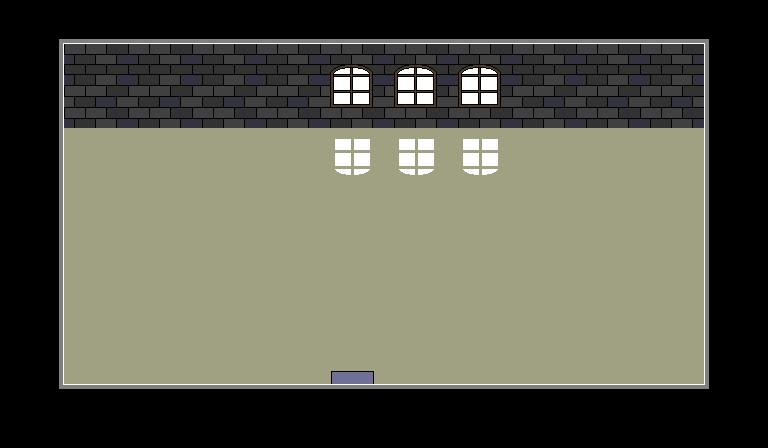

Rendered tile map (Tiled .tmx) drawn with the repository's tilesets; below, a short description and the full map source, tile grids included:
An orthogonal 12x7 tile map with 64x64 px tiles, 1 tile layer (Background) and 1 object (warp).

<map version="1.0" tiledversion="1.1.5" orientation="orthogonal" renderorder="right-down" width="12" height="7" tilewidth="64" tileheight="64" infinite="0" nextobjectid="8">
 <tileset firstgid="1" source="../tilesets/Manoir.tsx" />
 <layer name="Background" width="12" height="7">
  <data encoding="csv">
4,1,1,1,1,1,1,1,1,1,1,7,
5,11,11,11,11,12,12,12,11,11,11,6,
5,23,23,23,23,20,20,20,23,23,23,6,
5,23,23,23,23,23,23,23,23,23,23,6,
5,23,23,23,23,23,23,23,23,23,23,6,
5,23,23,23,23,17,23,23,23,23,23,6,
8,10,10,10,10,10,10,10,10,10,10,9
</data>
 </layer>
 <objectgroup name="Warps">
  <object id="1" type="warp" x="320" y="384" width="64" height="64">
   <properties>
    <property name="H" type="int" value="64" />
    <property name="W" type="int" value="64" />
    <property name="X" value="704" />
    <property name="Y" value="640" />
    <property name="dest" value="manoir_corridor" />
   </properties>
  </object>
 </objectgroup>
</map>
